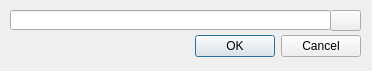
<?xml version="1.0" encoding="UTF-8"?>
<ui version="4.0">
 <class>privateKey</class>
 <widget class="QDialog" name="privateKey">
  <property name="geometry">
   <rect>
    <x>0</x>
    <y>0</y>
    <width>372</width>
    <height>71</height>
   </rect>
  </property>
  <property name="focusPolicy">
   <enum>Qt::StrongFocus</enum>
  </property>
  <property name="windowTitle">
   <string>Private key</string>
  </property>
  <property name="windowIcon">
   <iconset>
    <normaloff>resources/currency_plain.png</normaloff>resources/currency_plain.png</iconset>
  </property>
  <property name="locale">
   <locale language="English" country="UnitedStates"/>
  </property>
  <widget class="QDialogButtonBox" name="buttonBox">
   <property name="geometry">
    <rect>
     <x>10</x>
     <y>30</y>
     <width>351</width>
     <height>32</height>
    </rect>
   </property>
   <property name="focusPolicy">
    <enum>Qt::StrongFocus</enum>
   </property>
   <property name="orientation">
    <enum>Qt::Horizontal</enum>
   </property>
   <property name="standardButtons">
    <set>QDialogButtonBox::Cancel|QDialogButtonBox::Ok</set>
   </property>
  </widget>
  <widget class="QLineEdit" name="privateKeyLineEdit">
   <property name="geometry">
    <rect>
     <x>10</x>
     <y>10</y>
     <width>321</width>
     <height>20</height>
    </rect>
   </property>
   <property name="text">
    <string/>
   </property>
   <property name="echoMode">
    <enum>QLineEdit::Password</enum>
   </property>
   <property name="readOnly">
    <bool>true</bool>
   </property>
  </widget>
  <widget class="QPushButton" name="copyToClipboardPushButton">
   <property name="geometry">
    <rect>
     <x>330</x>
     <y>10</y>
     <width>31</width>
     <height>21</height>
    </rect>
   </property>
   <property name="text">
    <string/>
   </property>
  </widget>
 </widget>
 <tabstops>
  <tabstop>privateKeyLineEdit</tabstop>
  <tabstop>copyToClipboardPushButton</tabstop>
 </tabstops>
 <resources/>
 <connections>
  <connection>
   <sender>buttonBox</sender>
   <signal>accepted()</signal>
   <receiver>privateKey</receiver>
   <slot>accept()</slot>
   <hints>
    <hint type="sourcelabel">
     <x>248</x>
     <y>254</y>
    </hint>
    <hint type="destinationlabel">
     <x>157</x>
     <y>274</y>
    </hint>
   </hints>
  </connection>
  <connection>
   <sender>buttonBox</sender>
   <signal>rejected()</signal>
   <receiver>privateKey</receiver>
   <slot>reject()</slot>
   <hints>
    <hint type="sourcelabel">
     <x>316</x>
     <y>260</y>
    </hint>
    <hint type="destinationlabel">
     <x>286</x>
     <y>274</y>
    </hint>
   </hints>
  </connection>
 </connections>
</ui>
